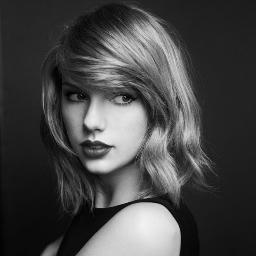
#> input picture data/proj1-task1.jpg, 256 x 256 px
$ python task1.py
#> lines starting #> are read from the running program, lines starting #| are printed output that depends on the picture
### utils.py
import copy

import cv2


def zero_pad(img, pwx, pwy):
    """Pads a given image with zero at the border."""
    padded_img = copy.deepcopy(img)
    for i in range(pwx):
        padded_img.insert(0, [0 for value in enumerate(padded_img[i])])
        padded_img.insert(len(padded_img), [0 for value in enumerate(padded_img[-1])])
    for i, row in enumerate(padded_img):
        for j in range(pwy):
            row.insert(0, 0)
            row.insert(len(row), 0)
    return padded_img

def crop(img, xmin, xmax, ymin, ymax):
    """Crops a given image."""
    if len(img) < xmax:
        print('WARNING')
    patch = img[xmin: xmax]
    patch = [row[ymin: ymax] for row in patch]
    return patch

# [15 lines left out: functions elementwise_add, elementwise_sub, not called in this run]

def elementwise_mul(a, b):
    """Elementwise multiplication."""
    c = copy.deepcopy(a)
    for i, row in enumerate(a):
        for j, num in enumerate(row):
            c[i][j] *= b[i][j]
    return c

# [57 lines left out: functions elementwise_div, flip_x, flip_y, flip2d, not called in this run]


### task1.py
import argparse
import copy
import os

import cv2
import numpy as np

import utils

# Prewitt operator
prewitt_x = [[1, 0, -1],[1,0,-1],[1,0,-1]]
prewitt_y = [[1] * 3, [0] * 3, [-1] * 3]

# Sobel operator
sobel_x = [[1, 0, -1], [2, 0, -2], [1, 0, -1]]
sobel_y = [[-1, -2, -1], [0, 0, 0], [1, 2, 1]]


def parse_args():
    parser = argparse.ArgumentParser(description="cse 473/573 project 1.")
    parser.add_argument(
        "--img_path", type=str, default="data/proj1-task1.jpg",
        help="path to the image used for edge detection")
    parser.add_argument(
        "--kernel", type=str, default="Prewitt",
        choices=["prewitt", "sobel", "Prewitt", "Sobel"],
        help="type of edge detector used for edge detection")
    parser.add_argument(
        "--result_saving_directory", dest="rs_directory", type=str, default="./results/",
        help="directory to which results are saved (do not change this arg)")
    args = parser.parse_args()
    return args


def read_image(img_path, show=False):
    img = cv2.imread(img_path, cv2.IMREAD_GRAYSCALE)
    if show:
        show_image(img)
    img = [[int(pixel) for pixel in row] for row in img]
    # print("Trying to read:", img_path)
    # print("Result:", img)

    return img


def show_image(img, delay=1000):
    cv2.namedWindow('image', cv2.WINDOW_AUTOSIZE)
    cv2.imshow('image', img)
    cv2.waitKey(delay)
    cv2.destroyAllWindows()


def write_image(img, img_saving_path):
    if isinstance(img, list):
        img = np.asarray(img, dtype=np.uint8)
    elif isinstance(img, np.ndarray):
        if not img.dtype == np.uint8:
            img = (255 * img).astype(np.uint8)
    cv2.imwrite(img_saving_path, img)


def pixel_conv_sum(image):
    s = 0
    for row in image:
        for val in row:
            s += val
    return s


def convolve2d(img, kernel):
    k_h = len(kernel)
    k_w = len(kernel[0])
    pad_h = k_h // 2
    pad_w = k_w // 2

    img_pad = utils.zero_pad(img, pad_h, pad_w)
    img_conv = copy.deepcopy(img)

    for i in range(len(img)):
        for j in range(len(img[0])):
            patch = utils.crop(img_pad, i, i + k_h, j, j + k_w)
            prod = utils.elementwise_mul(patch, kernel)
            img_conv[i][j] = pixel_conv_sum(prod)
    return img_conv


def normalize(img):
    min_val = min([min(row) for row in img])
    max_val = max([max(row) for row in img])
    if max_val == min_val:
        return [[0 for _ in row] for row in img]
    norm_img = copy.deepcopy(img)
    for i in range(len(img)):
        for j in range(len(img[0])):
            norm_img[i][j] = (img[i][j] - min_val) / (max_val - min_val)
    return norm_img


def detect_edges(img, kernel, norm=True):
    img_edges = convolve2d(img, kernel)
    if norm:
        img_edges = normalize(img_edges)
    return img_edges


def edge_magnitude(edge_x, edge_y):
    edge_mag = copy.deepcopy(edge_x)
    max_val = 0
    for i in range(len(edge_x)):
        for j in range(len(edge_x[0])):
            val = (edge_x[i][j] ** 2 + edge_y[i][j] ** 2) ** 0.5
            edge_mag[i][j] = val
            if val > max_val:
                max_val = val
    for i in range(len(edge_mag)):
        for j in range(len(edge_mag[0])):
            edge_mag[i][j] /= max_val
    return edge_mag


# ----------- NEW PART -----------

def make_combined_image(original, edge_x, edge_y, edge_mag, save_path):
    """

    """
    if isinstance(original, list): original = np.asarray(original, dtype=np.uint8)
    if isinstance(edge_x, list): edge_x = (255*np.asarray(edge_x)).astype(np.uint8)
    if isinstance(edge_y, list): edge_y = (255*np.asarray(edge_y)).astype(np.uint8)
    if isinstance(edge_mag, list): edge_mag = (255*np.asarray(edge_mag)).astype(np.uint8)


    h, w = original.shape
    edge_x = cv2.resize(edge_x, (w, h))
    edge_y = cv2.resize(edge_y, (w, h))
    edge_mag = cv2.resize(edge_mag, (w, h))

    combined = cv2.hconcat([original, edge_x, edge_y, edge_mag])
    cv2.imwrite(save_path, combined)

# --------------------------------


def main():
    args = parse_args()

    img = read_image(args.img_path, True)
#> in read_image, img is the input picture: shape (256, 256); min 0, max 243, mean 68.9
#> in read_image, `img = [[int(pixel) for pixel in row] for row in img]`: img = 256 items
#> img = 256 items

    if args.kernel in ["prewitt", "Prewitt"]:
        kernel_x = prewitt_x
        kernel_y = prewitt_y
        op_name = "prewitt"
    elif args.kernel in ["sobel", "Sobel"]:
        kernel_x = sobel_x
        kernel_y = sobel_y
        op_name = "sobel"
    else:
        raise ValueError("Kernel type not recognized.")

    if not os.path.exists(args.rs_directory):
        os.makedirs(args.rs_directory)

    # X edges
    img_edge_x = detect_edges(img, kernel_x, False)
#> after the loop in zero_pad, `for i in range(pwx):`: padded_img = 258 items
#> in convolve2d, `img_conv = copy.deepcopy(img)`: img_conv = 256 items
#> the loop in convolve2d, `for i in range(len(img)):` made 256 passes
    img_edge_x = normalize(img_edge_x)
    img_edge_x_np = (255 * np.asarray(img_edge_x)).astype(np.uint8)
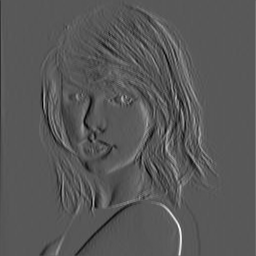
#> img_edge_x_np: shape (256, 256); min 0, max 255, mean 88
    write_image(img_edge_x_np,
        os.path.join(args.rs_directory, f"{op_name}_edge_x.jpg")
    )

    # Y edges
    img_edge_y = detect_edges(img, kernel_y, False)
    img_edge_y = normalize(img_edge_y)
    img_edge_y_np = (255 * np.asarray(img_edge_y)).astype(np.uint8)
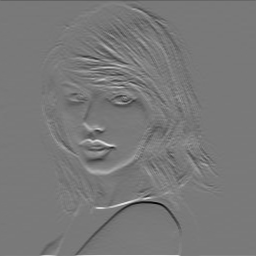
#> img_edge_y_np: shape (256, 256); min 0, max 255, mean 120.8
    write_image(img_edge_y_np,
        os.path.join(args.rs_directory, f"{op_name}_edge_y.jpg")
    )

    # Magnitude
    img_edges = edge_magnitude(img_edge_x, img_edge_y)
    img_edges = normalize(img_edges)
    img_edges_np = (255 * np.asarray(img_edges)).astype(np.uint8)
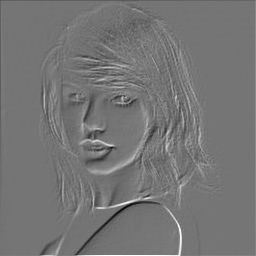
#> img_edges_np: shape (256, 256); min 0, max 255, mean 117.3
    write_image(img_edges_np,
        os.path.join(args.rs_directory, f"{op_name}_edge_mag.jpg")
    )


    # -------- combined output --------
    original_np = cv2.imread(args.img_path, cv2.IMREAD_GRAYSCALE)
    make_combined_image(
        original_np,
        img_edge_x_np,
        img_edge_y_np,
        img_edges_np,
        os.path.join(args.rs_directory, f"{op_name}_combined.jpg")
    )
#> in make_combined_image, `combined = cv2.hconcat([original, edge_x, edge_y, edge_mag])`:
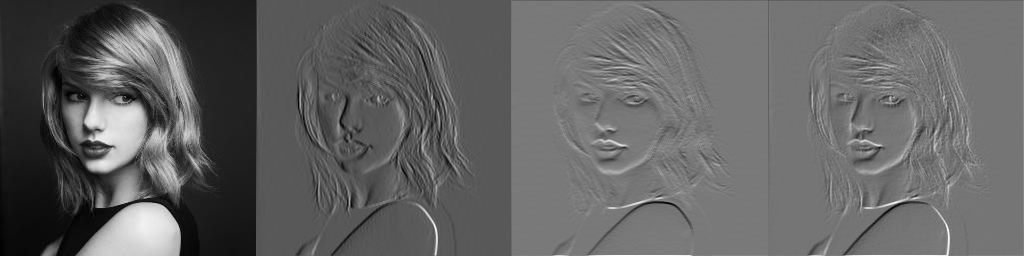
#> combined: shape (256, 1024); min 0, max 255, mean 98.8


if __name__ == "__main__":
    main()
